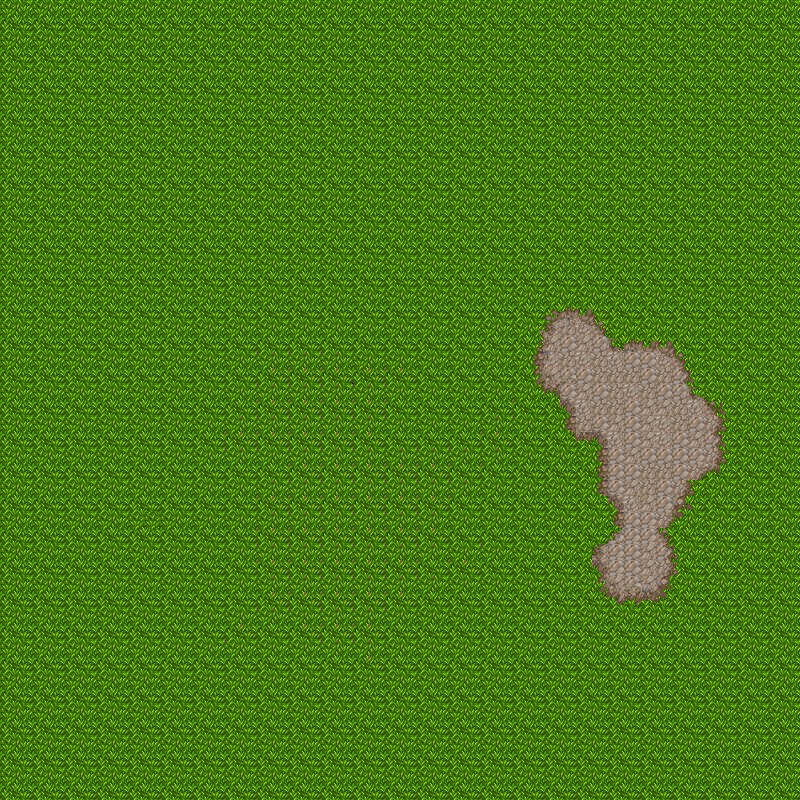

Below is a game level as drawn by its tile map, then a one-line description and the .tmx that defines it (tile-layer data replaced by summaries):
An orthogonal 50x50 tile map with 16x16 px tiles, 2 tile layers (grass, Stone).

<map version="1.2" tiledversion="1.2.0" orientation="orthogonal" renderorder="right-down" width="50" height="50" tilewidth="16" tileheight="16" infinite="0" nextlayerid="4" nextobjectid="1">
 <tileset firstgid="1" source="wood_tileset_3.tsx" />
 <layer id="3" name="grass" width="50" height="50">
  <data>[2500 cells, 2500 non-empty, 4 distinct tile ids]</data>
 </layer>
 <layer id="2" name="Stone" width="50" height="50">
  <data>[2500 cells, 363 non-empty, 61 distinct tile ids]</data>
 </layer>
</map>
